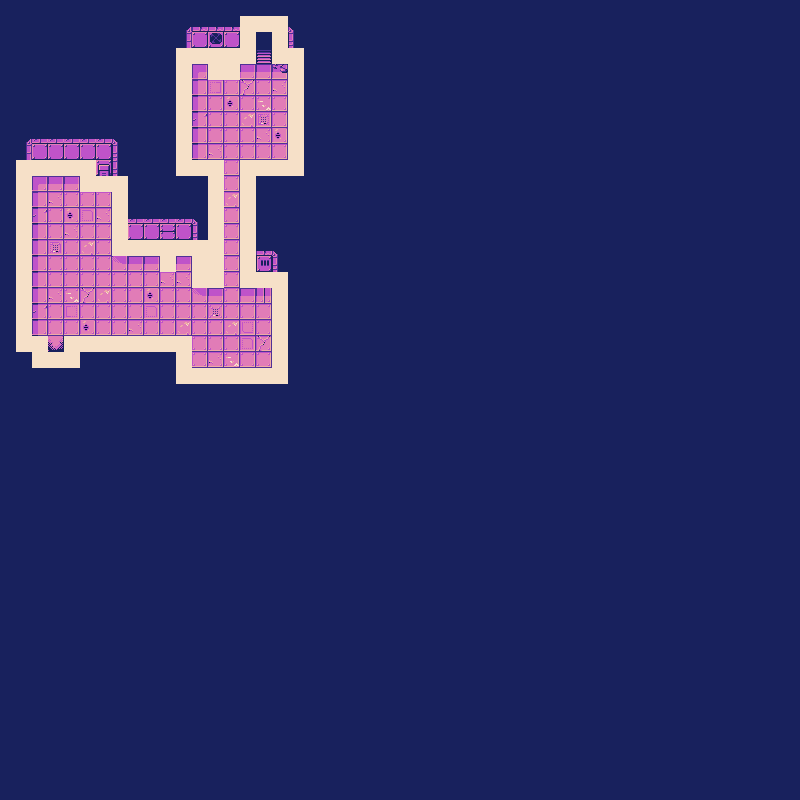

Tiled map render using the project's own tile images. Description and the map definition, with tile-layer contents summarised, below:
An orthogonal 50x50 tile map with 16x16 px tiles, 3 tile layers (map, objects, collision).

<map version="1.10" tiledversion="1.10.2" orientation="orthogonal" renderorder="right-down" width="50" height="50" tilewidth="16" tileheight="16" infinite="0" nextlayerid="4" nextobjectid="1">
 <tileset firstgid="1" source="../../maps/CosmicLilac_Tiles.tsx" />
 <layer id="1" name="map" width="50" height="50">
  <data>[2500 cells, 2500 non-empty, 42 distinct tile ids]</data>
 </layer>
 <layer id="2" name="objects" width="50" height="50">
  <data>[2500 cells, 16 non-empty, 6 distinct tile ids]</data>
 </layer>
 <layer id="3" name="collision" width="50" height="50">
  <data>[2500 cells, 105 non-empty, 1 distinct tile ids]</data>
 </layer>
</map>
